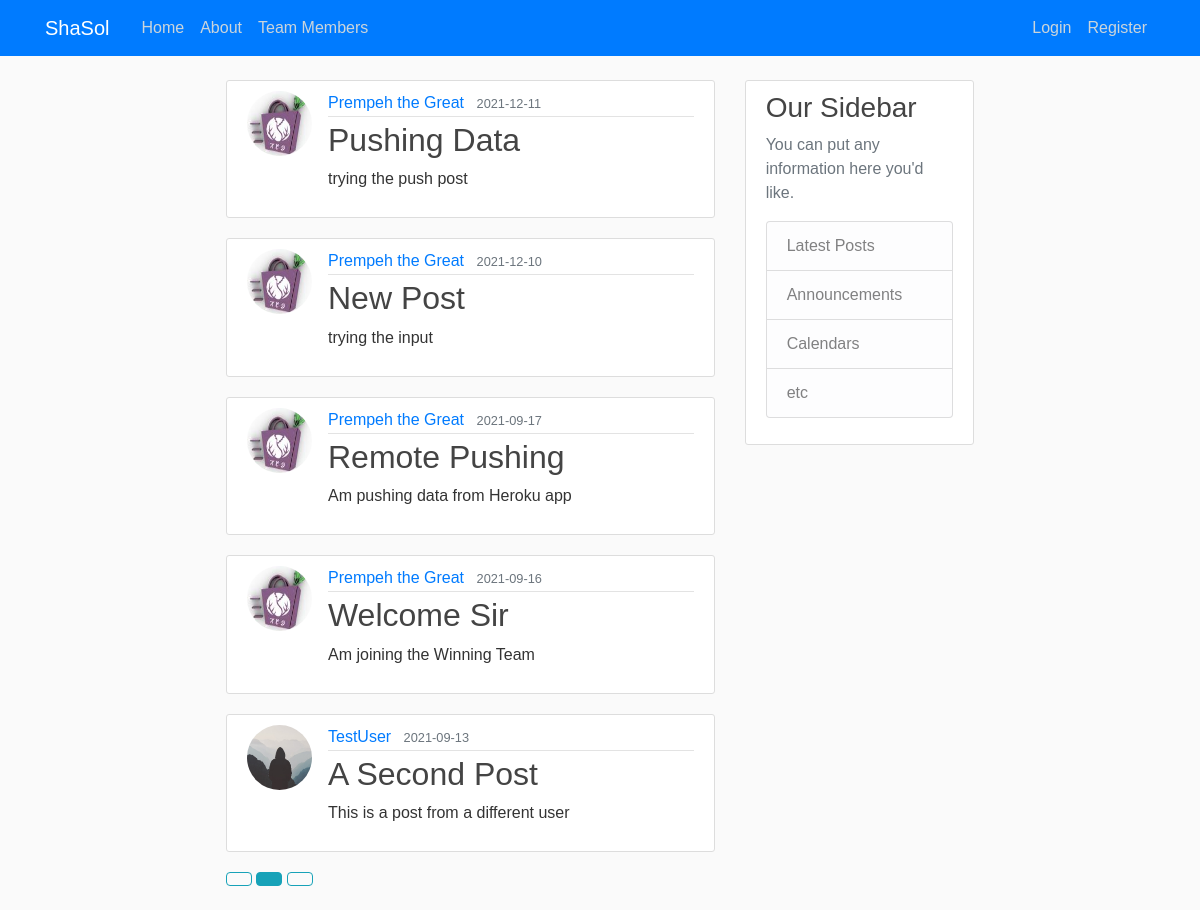
The page /home?page=2 on the database its author committed.
### flaskblog/models.py (models this page shows, shortened)
class Post(db.Model):
    id = db.Column(db.Integer, primary_key=True)
    title = db.Column(db.String(100), nullable=False)
    date_posted = db.Column(db.DateTime, nullable=False, default=datetime.utcnow)
    content = db.Column(db.Text, nullable=False)
    user_id = db.Column(db.Integer, db.ForeignKey('user.id'), nullable=False)

class User(db.Model, UserMixin): # class been inherite from
    id = db.Column(db.Integer, primary_key=True)
    username = db.Column(db.String(20), unique=True, nullable=False)
    email = db.Column(db.String(120), unique=True, nullable=False)
    image_file = db.Column(db.String(20), nullable=False, default='default.jpg')
    password = db.Column(db.String(60), nullable=False)
    posts = db.relationship('Post', backref='author', lazy=True)#for loading the data

### flaskblog/main/routes.py (the view)
@main.route("/")
@main.route("/home")
def home():
    page = request.args.get('page', 1, type=int)
    posts = Post.query.order_by(Post.date_posted.desc()).paginate(page=page, per_page=5)
    return render_template('home.html', posts=posts)

### flaskblog/templates/home.html
{% extends "layout.html" %}
{% block content %}
    {% for post in posts.items %}
        <article class="media content-section">
            <img class="rounded-circle article-img" src="{{ url_for('static', filename='profile_pics/' + post.author.image_file) }}">
            <div class="media-body">
                <div class="article-metadata">
                    <a class="mr-2" href="{{ url_for('users.user_posts', username=post.author.username) }}">{{ post.author.username }}</a>
                    <small class="text-muted">{{ post.date_posted.strftime('%Y-%m-%d') }}</small>
                </div>
                <h2><a class="article-title" href="{{ url_for('posts.post', post_id=post.id) }}">{{ post.title }}</a></h2>
                <p class="article-content">{{ post.content|safe }}</p>
            </div>
        </article>
    {% endfor %}
    {% for page_num in posts.iter_pages(left_edge=1, right_edge=1, left_current=1, right_current=2) %}
        {% if page_num %}
            {% if posts.page == page_num %}
            <a class="btn btn-info mb-4" href="{{ url_for('main.home', page=page_num) }}"></a>
            {% else %}
            <a class="btn btn-outline-info mb-4" href="{{ url_for('main.home', page=page_num) }}"></a>
            {% endif %}
        {% else %}
            .....
        {% endif %}
    {% endfor %}
{% endblock content %}

### flaskblog/static/main.css (style rules this page uses)
body { background: #fafafa; color: #333333; margin-top: 5rem; }
h1, h2, h3, h4, h5, h6 { color: #444444; }
.content-section { background: #ffffff; padding: 10px 20px; border: 1px solid #dddddd; border-radius: 3px; margin-bottom: 20px; }
.article-title { color: #444444; }
.article-content { white-space: pre-line; }
.article-img { height: 65px; width: 65px; margin-right: 16px; }
.article-metadata { padding-bottom: 1px; margin-bottom: 4px; border-bottom: 1px solid #e3e3e3 }
* { margin: 0; padding: 0; box-sizing: border-box; font-family: "Josefin Sans", sans-serif; }
body { display: flex; justify-content: center; align-items: center; min-height: 100vh; }

### rows shown on the page
Post: image_file (picture), author.username "Prempeh the Great", date_posted "2021-12-11", title "Pushing Data", content "trying the push post"
Post: image_file (picture), author.username "Prempeh the Great", date_posted "2021-12-10", title "New Post", content "trying the input"
Post: image_file (picture), author.username "Prempeh the Great", date_posted "2021-09-17", title "Remote Pushing", content "Am pushing data from Heroku app"
Post: image_file (picture), author.username "Prempeh the Great", date_posted "2021-09-16", title "Welcome Sir", content "Am joining the Winning Team"
Post: image_file (placeholder picture), author.username "TestUser", date_posted "2021-09-13", title "A Second Post", content "This is a post from a different user"
